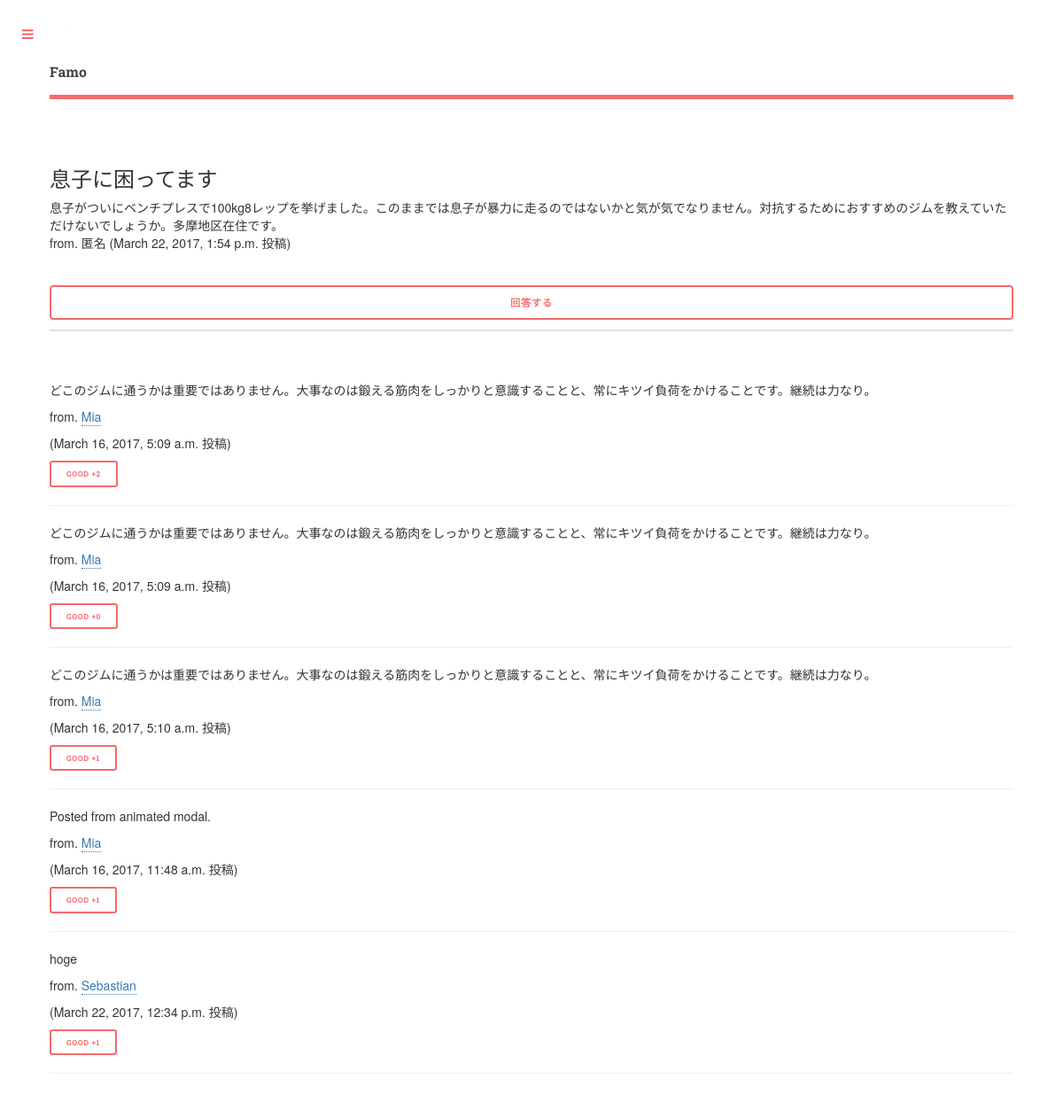
The page /counsel/2/ on the database its author committed.
### counsel/models.py (models this page shows, shortened)
class Post(models.Model):
    title = models.CharField(max_length=50)
    content = models.CharField(max_length=500)
    user = models.ForeignKey(FamoUser)
    updated_date = models.DateTimeField(auto_now=True)
    anonymous = models.BooleanField(default=False)
    class Meta:
        abstract = True

class Question(Post):
    hits = models.IntegerField(default=0)
    last_accessed_date = models.DateTimeField(default=datetime.now())

class Answer(Post):
    question = models.ForeignKey(Question)
    good_rators = models.ManyToManyField(FamoUser, related_name='good_answers')
    bad_rators = models.ManyToManyField(FamoUser, related_name='bad_anwers')

### accounts/models.py (models this page shows)
class FamoUser(AbstractUser):
    birth_date = models.DateField(null=True)
    registered_date = models.DateField(auto_now_add=True, null=True)
    sex = models.IntegerField(null=True)    # add a limit_choices_to
    job = models.IntegerField(null=True)    # add a limit_choices_to
    introduction = models.TextField(default='')
    follows = models.ManyToManyField('self', symmetrical=None)

### counsel/views.py (the view)
# urls.py: url(r'^(?P<article_id>\d+)/$', views.detail, name='detail'),
def detail(request, question_id):
    question = get_object_or_404(Question, id=question_id)
    if request.user != question.user:
        question.hits += 1
    else:
        question.last_accessed_date = datetime.now()
    question.save()
    context = {
                'question': question,
                'user': request.user,
                'answers': question.answer_set.all()}
    return render(request, 'counsel/detail.html', context)

### commons/templatetags/commons_extras.py (called while the page is built)
@register.filter
def get_categories(num=30):
    return Category.objects.order_by('name')[:num]

@register.inclusion_tag('commons/login_modal.html')
def login_modal():
    return {'login_form': AuthenticationForm()}

@register.inclusion_tag('commons/search_form.html')
def search_form():
    search_form = SearchForm(prefix='search')
    return {'search_form': search_form}

### counsel/models.py (called while the page is built)
    def __str__(self):
        return self.name

### counsel/templatetags/counsel_extras.py (called while the page is built)
@register.filter
def count_good_rators(answer):
    return answer.good_rators.count()

@register.filter
def is_evaluated_answer(answer, user):
    if answer.good_rators.filter(username=user.username).exists():
        return True
    else:
        return False

@register.inclusion_tag('counsel/question_node.html')
def question_node(question, user):
    return {'question': question, 'user': user}

@register.inclusion_tag('counsel/answer_node.html')
def answer_node(answer_obj, user):
    return {'answer': answer_obj, 'user': user}

@register.inclusion_tag('counsel/post_answer_form.html')
def post_answer_form():
    return {}

@register.inclusion_tag('counsel/post_answer_modal.html')
def post_answer_modal(user):
    if user.username:
        return {'user': True}
    else:
        return {'user': False}

### counsel/templates/counsel/detail.html (shortened to what this page needs)
{% extends 'commons/base.html' %}
{% load static %}
{% load counsel_extras %}
{% load commons_extras %}
{% block extend_head %}
<link rel="stylesheet" href="https://maxcdn.bootstrapcdn.com/bootstrap/3.3.7/css/bootstrap.min.css">
{% endblock extend_head %}
{% block content %}
<section id="question">
  <h3>{{ question.title }}</h3>
  {% question_node question user %}
</section>
{% post_answer_modal request.user %}
<section id="answers">
  {% for answer in answers %}
  <section id="answer{{ answer.id }}">
    {% answer_node answer user %}
  </section>
  <hr>
  {% endfor %}
</section>
{% endblock content %}

### counsel/templates/counsel/question_node.html (shortened to what this page needs)
{% load counsel_extras %}
{{ question.content }}
  <p>
    {% if not question.anonymous %}
    from. <a href="{% url 'portfolio:user' %}">{{ question.user.username }}</a>
    {% else %}
    from. 匿名
    {% endif %}
    ({{ question.updated_date }} 投稿)
  </p>

### counsel/templates/counsel/answer_node.html (shortened to what this page needs)
{% load counsel_extras %}
{{ answer.content }}
<p>
  {% if not answer.anonymous %}
  <p>from. <a href="{% url 'portfolio:user' answer.user %}">{{ answer.user.username }}</a></p>
  {% else %}
  <p>from. 匿名</p>
  {% endif %}
  ({{ answer.updated_date }} 投稿)
</p>
<p>
  <button type="button" class="button {% if answer|is_evaluated_answer:user %}special {% endif %}small" id="good_button{{ answer.id }}">Good +{{ answer|count_good_rators }}</button>
</p>

### commons/static/commons/assets/css/main.css (style rules this page uses)
html, body, div, span, applet, object, iframe, h1, h2, h3, h4, h5, h6, p, blockquote, pre, a, abbr, acronym, address, big, cite, code, del, dfn, em, img, ins, kbd, q, s, samp, small, strike, strong, sub, sup, tt, var, b, u, i, center, dl, dt, dd, ol, ul, li, fieldset, form, label, legend, table, caption, tbody, tfoot, thead, tr, th, td, article, aside, canvas, details, embed, figure, figcaption, footer, header, hgroup, menu, nav, output, ruby, section, summary, time, mark, audio, video { margin: 0; padding: 0; border: 0; font-size: 100%; font: inherit; vertical-align: baseline; }
article, aside, details, figcaption, figure, footer, header, hgroup, menu, nav, section { display: block; }
body { line-height: 1; }
body { -webkit-text-size-adjust: none; }
*, *:before, *:after { -moz-box-sizing: border-box; -webkit-box-sizing: border-box; box-sizing: border-box; }
body { -ms-overflow-style: scrollbar; }
body { background: #ffffff; }
body, input, select, textarea { color: #7f888f; font-family: "Open Sans", sans-serif; font-size: 13pt; font-weight: 400; line-height: 1.65; }
@media screen and (max-width: 1680px) { body, input, select, textarea { font-size: 11pt; } }
@media screen and (max-width: 1280px) { body, input, select, textarea { font-size: 10pt; } }
a { -moz-transition: color 0.2s ease-in-out, border-bottom-color 0.2s ease-in-out; -webkit-transition: color 0.2s ease-in-out, border-bottom-color 0.2s ease-in-out; -ms-transition: color 0.2s ease-in-out, border-bottom-color 0.2s ease-in-out; transition: color 0.2s ease-in-out, border-bottom-color 0.2s ease-in-out; border-bottom: dotted 1px; color: #f56a6a; text-decoration: none; }
p { margin: 0 0 2em 0; }
h1, h2, h3, h4, h5, h6 { color: #3d4449; font-family: "Roboto Slab", serif; font-weight: 700; line-height: 1.5; margin: 0 0 1em 0; }
h3 { font-size: 1.25em; }
hr { border: 0; border-bottom: solid 1px rgba(210, 215, 217, 0.75); margin: 2em 0; }
input[type="submit"], input[type="reset"], input[type="button"], button, .button { -moz-appearance: none; -webkit-appearance: none; -ms-appearance: none; appearance: none; -moz-transition: background-color 0.2s ease-in-out, color 0.2s ease-in-out; -webkit-transition: background-color 0.2s ease-in-out, color 0.2s ease-in-out; -ms-transition: background-color 0.2s ease-in-out, color 0.2s ease-in-out; transition: background-color 0.2s ease-in-out, color 0.2s ease-in-out; background-color: transparent; border-radius: 0.375em; border: 0; box-shadow: inset 0 0 0 2px #f56a6a; color: #f56a6a !important; cursor: pointer; display: inline-block; font-family: "Roboto Slab", serif; font-size: 0.8em; font-weight: 700; height: 3.5em; letter-spacing: 0.075em; line-height: 3.5em; padding: 0 2.25em; text-align: center; text-decoration: none; text-transform: uppercase; white-space: nowrap; }
input[type="submit"].small, input[type="reset"].small, input[type="button"].small, button.small, .button.small { font-size: 0.6em; }
#main > .inner > section { padding: 6em 0 4em 0 ; border-top: solid 2px rgba(210, 215, 217, 0.75); }
#main > .inner > section:first-of-type { border-top: 0 !important; }
@media screen and (max-width: 1680px) { #main > .inner > section { padding: 5em 0 3em 0 ; } }
@media screen and (max-width: 1280px) { #main > .inner > section { padding: 4em 0 2em 0 ; } }

### rows shown on the page
Question: title "息子に困ってます", content "息子がついにベンチプレスで100kg8レップを挙げました。このままでは息子が暴力に走るのではないかと気が気でなりません。対抗するためにおすすめのジムを教えていただけないでしょうか。多摩地区在住です。", updated_date "March 22, 2017, 1:54 p.m."
Answer: content "どこのジムに通うかは重要ではありません。大事なのは鍛える筋肉をしっかりと意識することと、常にキツイ負荷をかけることです。継続は力なり。", user.username "Mia", updated_date "March 16, 2017, 5:09 a.m.", id "2"
Answer: content "どこのジムに通うかは重要ではありません。大事なのは鍛える筋肉をしっかりと意識することと、常にキツイ負荷をかけることです。継続は力なり。", user.username "Mia", updated_date "March 16, 2017, 5:09 a.m.", id "0"
Answer: content "どこのジムに通うかは重要ではありません。大事なのは鍛える筋肉をしっかりと意識することと、常にキツイ負荷をかけることです。継続は力なり。", user.username "Mia", updated_date "March 16, 2017, 5:10 a.m.", id "1"
Answer: content "Posted from animated modal.", user.username "Mia", updated_date "March 16, 2017, 11:48 a.m.", id "1"
Answer: content "hoge", user.username "Sebastian", updated_date "March 22, 2017, 12:34 p.m.", id "1"
